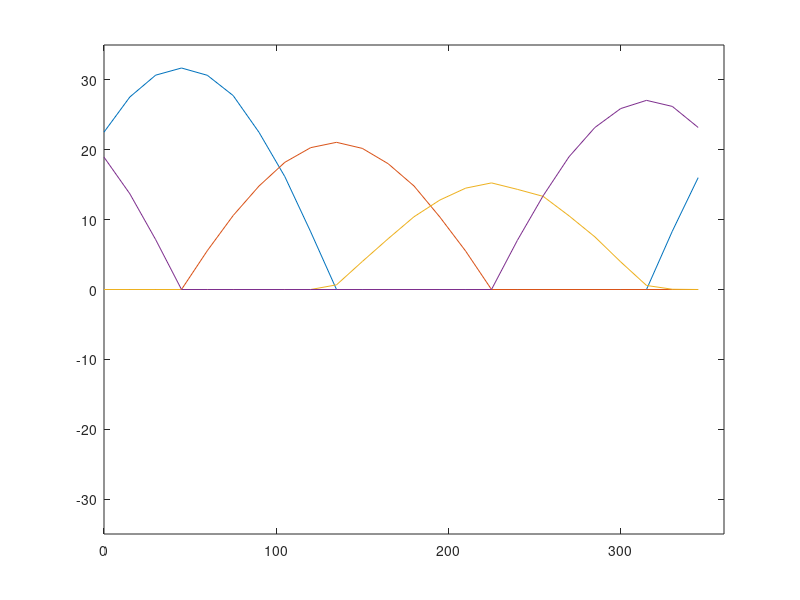

This figure's MATLAB source:
load('tuning.mat')
ave1 = mean(neuron1);
ave2 = mean(neuron2);
ave3 = mean(neuron3);
ave4 = mean(neuron4);

figure(1);
plot(stim', ave1, stim', ave2, stim', ave3, stim', ave4);
xlim([0 360])
ylim([-35 35])
ave1(9)
